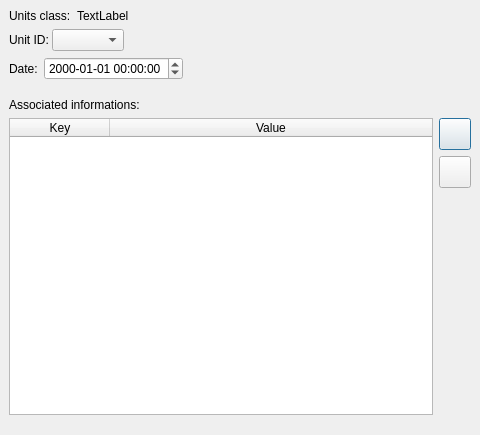
<?xml version="1.0" encoding="UTF-8"?>
<ui version="4.0">
 <class>EditEventDialog</class>
 <widget class="QDialog" name="EditEventDialog">
  <property name="geometry">
   <rect>
    <x>0</x>
    <y>0</y>
    <width>480</width>
    <height>435</height>
   </rect>
  </property>
  <property name="sizePolicy">
   <sizepolicy hsizetype="Minimum" vsizetype="Minimum">
    <horstretch>0</horstretch>
    <verstretch>0</verstretch>
   </sizepolicy>
  </property>
  <property name="minimumSize">
   <size>
    <width>350</width>
    <height>0</height>
   </size>
  </property>
  <property name="windowTitle">
   <string notr="true"/>
  </property>
  <property name="modal">
   <bool>true</bool>
  </property>
  <layout class="QVBoxLayout" name="verticalLayout_3" stretch="1">
   <property name="leftMargin">
    <number>0</number>
   </property>
   <property name="topMargin">
    <number>0</number>
   </property>
   <property name="rightMargin">
    <number>0</number>
   </property>
   <item>
    <widget class="QWidget" name="widget" native="true">
     <property name="sizePolicy">
      <sizepolicy hsizetype="Expanding" vsizetype="Expanding">
       <horstretch>0</horstretch>
       <verstretch>0</verstretch>
      </sizepolicy>
     </property>
     <layout class="QVBoxLayout" name="verticalLayout_2" stretch="0,0,0,0,0,0">
      <item>
       <layout class="QHBoxLayout" name="horizontalLayout_6">
        <item>
         <widget class="QLabel" name="label_4">
          <property name="sizePolicy">
           <sizepolicy hsizetype="Maximum" vsizetype="Preferred">
            <horstretch>0</horstretch>
            <verstretch>0</verstretch>
           </sizepolicy>
          </property>
          <property name="text">
           <string>Units class:</string>
          </property>
         </widget>
        </item>
        <item>
         <widget class="QLabel" name="UnitsClassLabel">
          <property name="text">
           <string notr="true">TextLabel</string>
          </property>
         </widget>
        </item>
       </layout>
      </item>
      <item>
       <layout class="QHBoxLayout" name="horizontalLayout_8">
        <property name="spacing">
         <number>3</number>
        </property>
        <item>
         <widget class="QLabel" name="label">
          <property name="sizePolicy">
           <sizepolicy hsizetype="Maximum" vsizetype="Preferred">
            <horstretch>0</horstretch>
            <verstretch>0</verstretch>
           </sizepolicy>
          </property>
          <property name="text">
           <string>Unit ID:</string>
          </property>
         </widget>
        </item>
        <item>
         <widget class="QComboBox" name="UnitIDComboBox"/>
        </item>
        <item>
         <spacer name="horizontalSpacer">
          <property name="orientation">
           <enum>Qt::Horizontal</enum>
          </property>
          <property name="sizeHint" stdset="0">
           <size>
            <width>40</width>
            <height>20</height>
           </size>
          </property>
         </spacer>
        </item>
       </layout>
      </item>
      <item>
       <layout class="QHBoxLayout" name="horizontalLayout">
        <item>
         <widget class="QLabel" name="label_2">
          <property name="text">
           <string>Date:</string>
          </property>
         </widget>
        </item>
        <item>
         <widget class="QDateTimeEdit" name="DateTimeEdit">
          <property name="displayFormat">
           <string notr="true">yyyy-MM-dd HH:mm:ss</string>
          </property>
         </widget>
        </item>
        <item>
         <spacer name="horizontalSpacer_2">
          <property name="orientation">
           <enum>Qt::Horizontal</enum>
          </property>
          <property name="sizeHint" stdset="0">
           <size>
            <width>40</width>
            <height>20</height>
           </size>
          </property>
         </spacer>
        </item>
       </layout>
      </item>
      <item>
       <spacer name="verticalSpacer_2">
        <property name="orientation">
         <enum>Qt::Vertical</enum>
        </property>
        <property name="sizeType">
         <enum>QSizePolicy::Fixed</enum>
        </property>
        <property name="sizeHint" stdset="0">
         <size>
          <width>20</width>
          <height>12</height>
         </size>
        </property>
       </spacer>
      </item>
      <item>
       <widget class="QLabel" name="label_3">
        <property name="text">
         <string>Associated informations:</string>
        </property>
       </widget>
      </item>
      <item>
       <layout class="QHBoxLayout" name="horizontalLayout_5">
        <item>
         <widget class="QTableWidget" name="InfosTableWidget">
          <property name="selectionMode">
           <enum>QAbstractItemView::SingleSelection</enum>
          </property>
          <property name="selectionBehavior">
           <enum>QAbstractItemView::SelectRows</enum>
          </property>
          <attribute name="horizontalHeaderVisible">
           <bool>true</bool>
          </attribute>
          <attribute name="horizontalHeaderStretchLastSection">
           <bool>true</bool>
          </attribute>
          <attribute name="verticalHeaderVisible">
           <bool>false</bool>
          </attribute>
          <column>
           <property name="text">
            <string>Key</string>
           </property>
          </column>
          <column>
           <property name="text">
            <string>Value</string>
           </property>
          </column>
         </widget>
        </item>
        <item>
         <layout class="QVBoxLayout" name="verticalLayout">
          <item>
           <widget class="QPushButton" name="AddInfoButton">
            <property name="minimumSize">
             <size>
              <width>32</width>
              <height>32</height>
             </size>
            </property>
            <property name="maximumSize">
             <size>
              <width>32</width>
              <height>32</height>
             </size>
            </property>
            <property name="text">
             <string/>
            </property>
           </widget>
          </item>
          <item>
           <widget class="QPushButton" name="RemoveInfoButton">
            <property name="minimumSize">
             <size>
              <width>32</width>
              <height>32</height>
             </size>
            </property>
            <property name="maximumSize">
             <size>
              <width>32</width>
              <height>32</height>
             </size>
            </property>
            <property name="text">
             <string/>
            </property>
           </widget>
          </item>
          <item>
           <spacer name="verticalSpacer">
            <property name="orientation">
             <enum>Qt::Vertical</enum>
            </property>
            <property name="sizeHint" stdset="0">
             <size>
              <width>20</width>
              <height>40</height>
             </size>
            </property>
           </spacer>
          </item>
         </layout>
        </item>
       </layout>
      </item>
     </layout>
    </widget>
   </item>
  </layout>
 </widget>
 <resources/>
 <connections/>
</ui>
